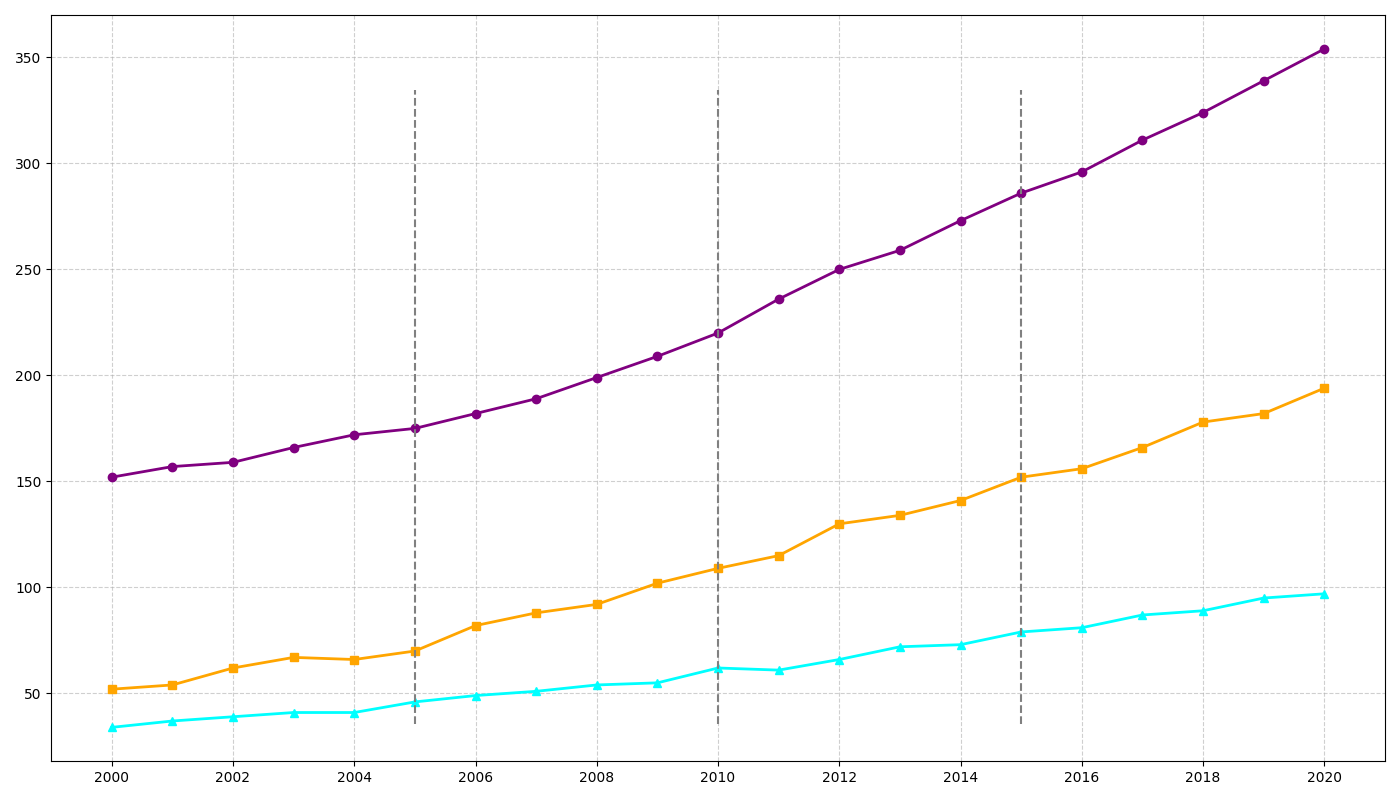

Write Python code to recreate this figure.
import matplotlib.pyplot as plt
import numpy as np

# Data for plotting
years = np.arange(2000, 2021)
population = np.array([
    152, 157, 159, 166, 172, 175, 182, 189, 199, 209,
    220, 236, 250, 259, 273, 286, 296, 311, 324, 339, 354
])
businesses = np.array([
    52, 54, 62, 67, 66, 70, 82, 88, 92, 102,
    109, 115, 130, 134, 141, 152, 156, 166, 178, 182, 194
])
household_income = np.array([
    34, 37, 39, 41, 41, 46, 49, 51, 54, 55,
    62, 61, 66, 72, 73, 79, 81, 87, 89, 95, 97
])

# Create a figure and axis
fig, ax = plt.subplots(figsize=(14, 8))

# Plot lines for each data set with a new set of colors
ax.plot(years, population, color='purple', linestyle='-', marker='o', linewidth=2)
ax.plot(years, businesses, color='orange', linestyle='-', marker='s', linewidth=2)
ax.plot(years, household_income, color='cyan', linestyle='-', marker='^', linewidth=2)

# Add grid
ax.grid(True, linestyle='--', alpha=0.6)

# Configure x-axis tick marks
ax.set_xticks(np.arange(2000, 2021, 2))

# Highlight significant milestones
milestones = [2005, 2010, 2015]
for year in milestones:
    ax.axvline(x=year, color='grey', linestyle='--', linewidth=1.5, ymin=0.05, ymax=0.9)

# Ensure layout is not overlapping
plt.tight_layout()

# Display the plot
plt.show()
